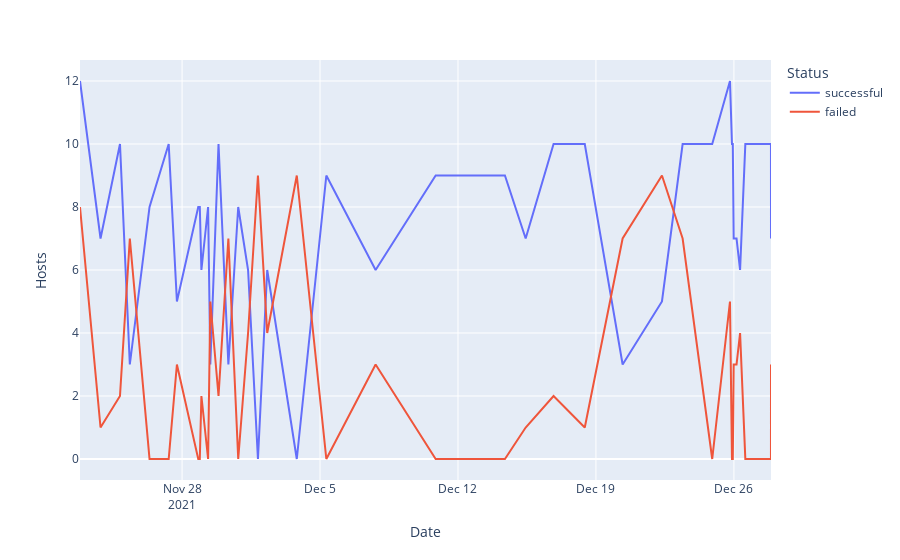

The notebook cell saved with this chart:
### Code cell
import pandas as pd
import plotly.express as px
#import sys

df = pd.read_csv('switch_backup2.csv') #data frame
df['Date'] = pd.to_datetime(df['Date'])

fig = px.line(df, x='Date', y= 'Hosts', color='Status') #markers=True

fig.show()

### Figure 1 — Plotly figure (JSON) as saved in the notebook; plotly's stock layout.template omitted (floating-point values rounded to 4 significant figures)
{"data": [{"hovertemplate": "Status=successful<br>Date=%{x}<br>Hosts=%{y}<extra></extra>", "legendgroup": "successful", "line": {"color": "#636efa", "dash": "solid"}, "marker": {"symbol": "circle"}, "mode": "lines", "name": "successful", "orientation": "v", "showlegend": true, "type": "scatter", "x": ["2021-11-22T19:42:00", "2021-11-23T20:42:00", "2021-11-24T20:23:00", "2021-11-25T08:23:00", "2021-11-26T08:23:00", "2021-11-27T07:42:00", "2021-11-27T17:43:00", "2021-11-28T19:42:00", "2021-11-28T21:36:00", "2021-11-28T22:42:00", "2021-11-28T23:32:00", "2021-11-29T07:42:00", "2021-11-29T10:24:00", "2021-11-29T20:23:00", "2021-11-30T08:23:00", "2021-11-30T20:23:00", "2021-12-01T08:23:00", "2021-12-01T20:23:00", "2021-12-02T07:41:00", "2021-12-03T19:41:00", "2021-12-05T07:41:00", "2021-12-07T19:41:00", "2021-12-10T20:49:00", "2021-12-12T21:06:00", "2021-12-14T09:09:00", "2021-12-15T10:24:00", "2021-12-16T20:23:00", "2021-12-18T10:23:00", "2021-12-20T08:29:00", "2021-12-22T08:23:00", "2021-12-23T09:33:00", "2021-12-24T21:35:00", "2021-12-25T19:13:00", "2021-12-25T21:38:00", "2021-12-25T22:39:00", "2021-12-25T23:44:00", "2021-12-26T03:12:00", "2021-12-26T07:31:00", "2021-12-26T13:54:14", "2021-12-27T19:14:41", "2021-12-27T21:04:00", "2021-12-27T21:07:00", "2021-12-27T21:10:00"], "xaxis": "x", "y": [12, 7, 10, 3, 8, 10, 5, 8, 8, 6, 6, 8, 3, 10, 3, 8, 6, 0, 6, 0, 9, 6, 9, 9, 9, 7, 10, 10, 3, 5, 10, 10, 12, 10, 10, 7, 7, 6, 10, 10, 10, 10, 7], "yaxis": "y"}, {"hovertemplate": "Status=failed<br>Date=%{x}<br>Hosts=%{y}<extra></extra>", "legendgroup": "failed", "line": {"color": "#EF553B", "dash": "solid"}, "marker": {"symbol": "circle"}, "mode": "lines", "name": "failed", "orientation": "v", "showlegend": true, "type": "scatter", "x": ["2021-11-22T19:42:00", "2021-11-23T20:42:00", "2021-11-24T20:23:00", "2021-11-25T08:23:00", "2021-11-26T08:23:00", "2021-11-27T07:42:00", "2021-11-27T17:43:00", "2021-11-28T19:42:00", "2021-11-28T21:36:00", "2021-11-28T22:42:00", "2021-11-28T23:32:00", "2021-11-29T07:42:00", "2021-11-29T10:24:00", "2021-11-29T20:23:00", "2021-11-30T08:23:00", "2021-11-30T20:23:00", "2021-12-01T08:23:00", "2021-12-01T20:23:00", "2021-12-02T07:41:00", "2021-12-03T19:41:00", "2021-12-05T07:41:00", "2021-12-07T19:41:00", "2021-12-10T20:49:00", "2021-12-12T21:06:00", "2021-12-14T09:09:00", "2021-12-15T10:24:00", "2021-12-16T20:23:00", "2021-12-18T10:23:00", "2021-12-20T08:29:00", "2021-12-22T08:23:00", "2021-12-23T09:33:00", "2021-12-24T21:35:00", "2021-12-25T19:13:00", "2021-12-25T21:38:00", "2021-12-25T22:39:00", "2021-12-25T23:44:00", "2021-12-26T03:12:00", "2021-12-26T07:31:00", "2021-12-26T13:54:14", "2021-12-27T19:14:41", "2021-12-27T21:04:00", "2021-12-27T21:07:00", "2021-12-27T21:10:00"], "xaxis": "x", "y": [8, 1, 2, 7, 0, 0, 3, 0, 0, 2, 2, 0, 5, 2, 7, 0, 4, 9, 4, 9, 0, 3, 0, 0, 0, 1, 2, 1, 7, 9, 7, 0, 5, 0, 0, 3, 3, 4, 0, 0, 0, 0, 3], "yaxis": "y"}], "layout": {"legend": {"title": {"text": "Status"}, "tracegroupgap": 0}, "margin": {"t": 60}, "xaxis": {"anchor": "y", "domain": [0, 1], "title": {"text": "Date"}}, "yaxis": {"anchor": "x", "domain": [0, 1], "title": {"text": "Hosts"}}}}
